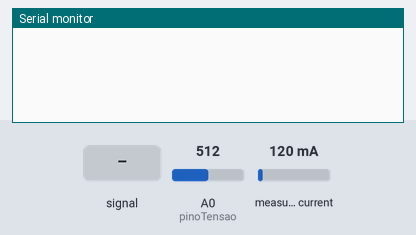
This sketch was run on a simulated Arduino Uno, built with avr-gcc and run on an emulated ATmega328P. Parts: the last lines printed to the serial monitor. The inputs (shaded band) are chosen by the test bench; at power-on: measured current 120 mA, A0 (pinoTensao) = 512.

Above: at 1.2 s.
1.3 s: A0 (pinoTensao) fed a 200 Hz sine of ±255 counts around its level
At 2.6 s:
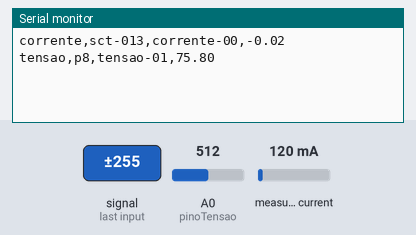
2.9 s: measured current set to 40 mA
At 4.2 s:
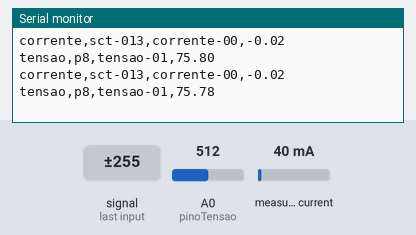
4.4 s: A0 (pinoTensao) set to 716
5.9 s: A0 (pinoTensao) fed a 1000 Hz sine of ±255 counts around its level
At 7.0 s:
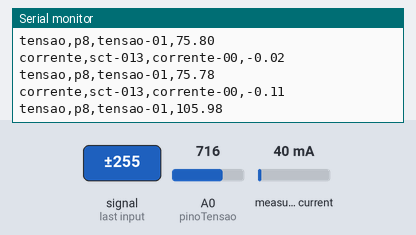
7.4 s: measured current set to 500 mA
At 8.8 s:
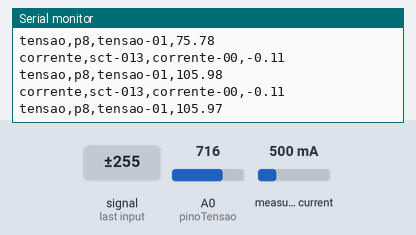
8.9 s: A0 (pinoTensao) set to 864
At 12.3 s:
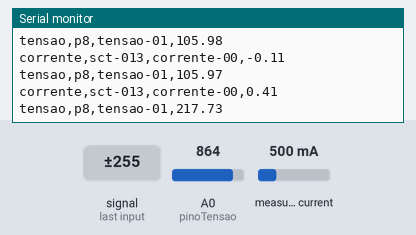
Timing chart, 0 to 13.8 s (numbered marks = the images above; inputs shaded):
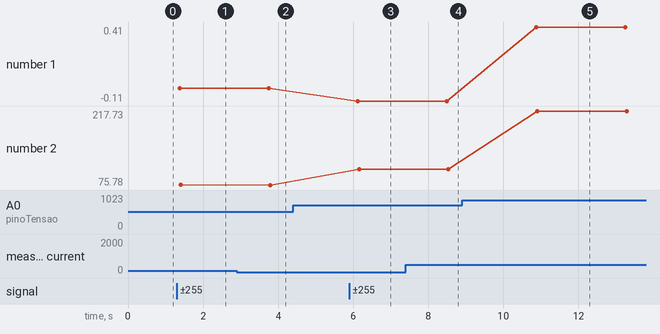

Measured:
- after the input at 1.3 s, the serial monitor: prints a new line after 0.11 s (image 1)
- after the input at 5.9 s, the serial monitor: prints a new line after 0.26 s (image 3)
- after the input at 8.9 s, the serial monitor: prints a new line after 2.0 s (image 5)
- plotted number 2: 75.78 → 105.98 after the input at 5.9 s, 105.97 → 217.73 after the input at 8.9 s

The sketch:

corrente_tensao_definitivo.ino
```cpp
#include "EmonLib.h" //Define a biblioteca para o sensor de corrente

//Bloco para print de informacoes
String valoresCorrente;
String valoresTensao;
char const* infoCorrente = "corrente,sct-013,corrente-00,";
char const* infoTensao = "tensao,p8,tensao-01,";

//variaveis para funcionamento do sensor de tensao
int pinoTensao = A0;
float valorTensao = 0;
float media = 0;
float tensao = 0;
//variaveis para funcionamento do sensor de corrente
EnergyMonitor emon1;
int pinoCorrente = A1;

void setup() {
  emon1.current(pinoCorrente,55);
  analogReference(DEFAULT);
  pinMode(pinoTensao,INPUT);
  Serial.begin(9600);
 }

void loop() {
  //recebe o valor de corrente
  double Irms = emon1.calcIrms(1480);

  //recebe o valor de tensao
  media = 0;
  for(int i = 0;i<10000;i++){
    valorTensao = analogRead(pinoTensao);
    media = valorTensao + media;
  }

  tensao = media/10000;
  //Serial.println(tensao);
  //bloco referente a tensao de 127 V
  if (tensao>70 && tensao <854){
    tensao = tensao*0.148;
  }
  //bloco referente a tensao de 220 V
  else if(tensao > 861){
    tensao = tensao*0.252;
  }
  else{
    tensao = 0;
  }

  //valor de corrente referente ao parametro de validacao
  Irms = Irms*1.138-0.1571;

  //uniao de informacoes referentes aos sensores + o dado recebido
  valoresCorrente = infoCorrente + String(Irms);
  valoresTensao = infoTensao + String(tensao);

  Serial.println(valoresCorrente);
  Serial.println(valoresTensao);


  delay(1000);
 }
```
